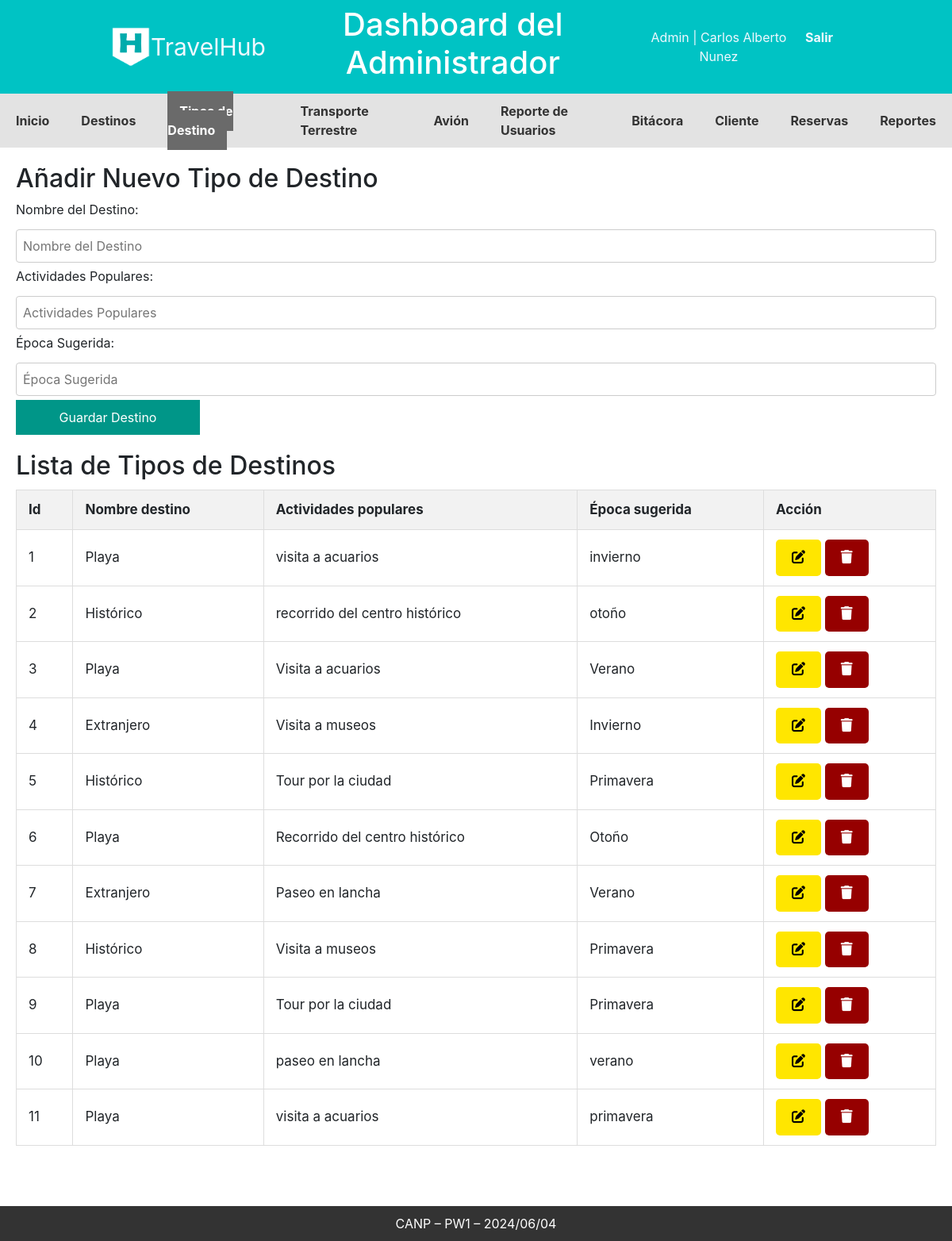
/Admin/CANP_TipoDestino (signed in), run on the app's committed database.
### tables this page shows
CREATE TABLE `tbltipodestino` (
  `id_tipodestino` int(11) NOT NULL,
  `Nombre_destino` varchar(255) NOT NULL,
  `Actividades_populares` varchar(255) NOT NULL,
  `Epoca_sugerida` varchar(255) NOT NULL
);

### Controllers/templateCtr.php (called while the page is built)
<?php
class Template
{
    public static function templateCtr()
    {
        include 'Views/plantilla.php';
    }
}

### index.php (called while the page is built, shortened)
<?php
include_once "Controllers/templateCtr.php";
include_once "Controllers/destinosCtr.php";
include_once "Models/destinosMdl.php";
$template = new Template();
$template->templateCtr();

### Models/destinosMdl.php (called while the page is built, shortened)
<?php
class DestinoMdl {
    public static function canp_leer_tipos_destinos_mdl() {
        try {
            $db = Conexion::conectar();
            $sql = "SELECT * FROM tbltipodestino";
            $stmt = $db->prepare($sql);
            $stmt->execute();
            return $stmt->fetchAll();
        } catch (PDOException $e) {
            return "Error al leer datos de tipos de destino: " . $e->getMessage();
        }
    }
}

### Controllers/destinosCtr.php (called while the page is built, shortened)
<?php
class DestinoCtr {
public static function canp_leer_tipos_destinos_ctr() {
    $respuesta = DestinoMdl::canp_leer_tipos_destinos_mdl();
    return $respuesta;
}
}

### Admin/CANP_TipoDestino.php (the view, shortened to what this page needs)
<?php
include 'Components/cabeceraAdmin.php';
include 'Components/navAdmin.php'
?>
    <div class="contenedor">
        <h2>Añadir Nuevo Tipo de Destino</h2>
        <form method="POST" class="formTipoDestino">
            <label for="nombreDestino">Nombre del Destino: <div class="tooltip required"> *<span class="tooltiptext">Campo obligatorio</span></div></label>
            <input type="text" id="nombreDestino" name="nombreDestino" placeholder="Nombre del Destino" >
            <label for="actividadesPopulares">Actividades Populares: </label>
            <input type="text" id="actividadesPopulares" name="actividadesPopulares" placeholder="Actividades Populares" >
            <label for="epocaSugerida">Época Sugerida: </label>
            <input type="text" id="epocaSugerida" name="epocaSugerida" placeholder="Época Sugerida" >
            <button name="btntTipoDestino" class="btnformulario" type="submit">Guardar Destino</button>
        </form>
        <h2>Lista de Tipos de Destinos</h2>
        <table class="tblTipoDestino">
            <thead>
                <tr>
                    <th>Id</th>
                    <th>Nombre destino</th>
                    <th>Actividades populares</th>
                    <th>Época sugerida</th>
                    <th>Acción</th>
                </tr>
            </thead>
            <tbody>
                    <?php
                        $destinos = DestinoCtr::canp_leer_tipos_destinos_ctr();
                        foreach ($destinos as $key => $destino) {
                           echo '
                           <tr>
                           <td>'.($key+1).'</td>
                           <td>'.$destino["Nombre_destino"].'</td>
                           <td>'.$destino["Actividades_populares"].'</td>
                           <td>'.$destino["Epoca_sugerida"].'</td>
                           <td>
                           <button class="edit editarTipoDestino" editartipoDestino="'.$destino["id_tipodestino"].'"> <i class="fa-solid fa-pen-to-square"></i></button>
                           <button class="delete eliminarTipoDestino" eliminarTipoDestino="'.$destino["id_tipodestino"].'" ><i class="fa-solid fa-trash"></i></button>
                           </td>
                       </tr>
                           ';
                        }
                    ?>
            </tbody>
        </table>
        </div>

### Views/css/styles.css (style rules this page uses)
* { margin: 0; padding: 0; box-sizing: border-box; }
body { font-family: Roboto; height: 100vh; }
.contenedor { padding: 20px; }
h2 { font-size: 50px; }
form { margin-bottom: 20px; }
input[type="text"], input[type="date"], select { margin: 5px 0; padding: 8px; width: calc(100% - 18px); }
.edit { padding: 10px 20px; background-color: #ffe600; color: black; border: none; cursor: pointer; border-radius: 5px; }
.delete { padding: 10px 20px; background-color: #960000; color: white; border: none; cursor: pointer; border-radius: 5px; }
button.btnformulario { padding: 10px 20px; background-color: #009688; color: white; border: none; cursor: pointer; width: 20%; }
table { width: 100%; border-collapse: collapse; margin: 10px 0 100px 0; font-size: 17px; min-width: 400px; }
table th, table td { padding: 12px 15px; border: 1px solid #ddd; text-align: left; }
table th { background-color: #f2f2f2; }
th, td { border: 1px solid #ccc; padding: 8px; text-align: left; }
label { display: block; margin-bottom: 5px; }
input[type="text"], input[type="email"], input[type="password"] { width: 100%; padding: 8px; border: 1px solid #ccc; border-radius: 4px; }
.btnformulario { align-self: flex-start; }

### data on the page
tbltipodestino: Nombre_destino "Playa", Actividades_populares "visita a acuarios", Epoca_sugerida "invierno"
tbltipodestino: Nombre_destino "Histórico", Actividades_populares "recorrido del centro histórico", Epoca_sugerida "otoño"
tbltipodestino: Nombre_destino "Playa", Actividades_populares "Visita a acuarios", Epoca_sugerida "Verano"
tbltipodestino: Nombre_destino "Extranjero", Actividades_populares "Visita a museos", Epoca_sugerida "Invierno"
tbltipodestino: Nombre_destino "Histórico", Actividades_populares "Tour por la ciudad", Epoca_sugerida "Primavera"
tbltipodestino: Nombre_destino "Playa", Actividades_populares "Recorrido del centro histórico", Epoca_sugerida "Otoño"
tbltipodestino: Nombre_destino "Extranjero", Actividades_populares "Paseo en lancha", Epoca_sugerida "Verano"
tbltipodestino: Nombre_destino "Histórico", Actividades_populares "Visita a museos", Epoca_sugerida "Primavera"
tbltipodestino: Nombre_destino "Playa", Actividades_populares "Tour por la ciudad", Epoca_sugerida "Primavera"
tbltipodestino: Nombre_destino "Playa", Actividades_populares "paseo en lancha", Epoca_sugerida "verano"
tbltipodestino: Nombre_destino "Playa", Actividades_populares "visita a acuarios", Epoca_sugerida "primavera"

### other printed values
$_SESSION["nombre"] "Carlos Alberto Nunez"
